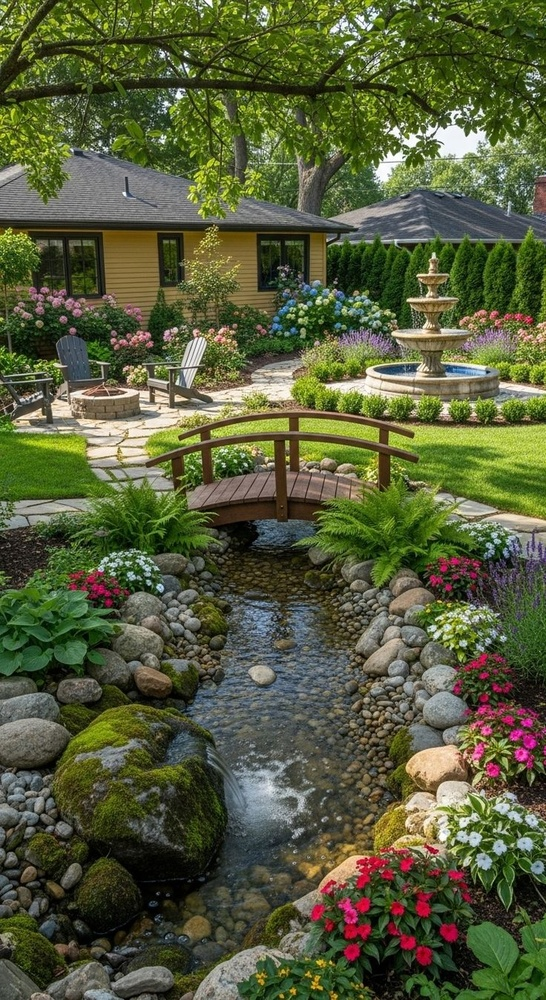
#> input picture images/taman.jpg, 546 x 1000 px, shrunk from 736 x 1349 before the run, found by its file name
$ python DoG.py
#> lines starting #> are read from the running program, lines starting #| are printed output that depends on the picture
import cv2
import matplotlib.pyplot as plt
import numpy as np

img = cv2.imread('./Scale-Invariant Feature Transform (SIFT)/images/taman.jpg')
#> img is the input picture: shape (1000, 546, 3); mean B, G, R 58.7, 92.5, 86.2
gray = cv2.cvtColor(img, cv2.COLOR_BGR2GRAY)
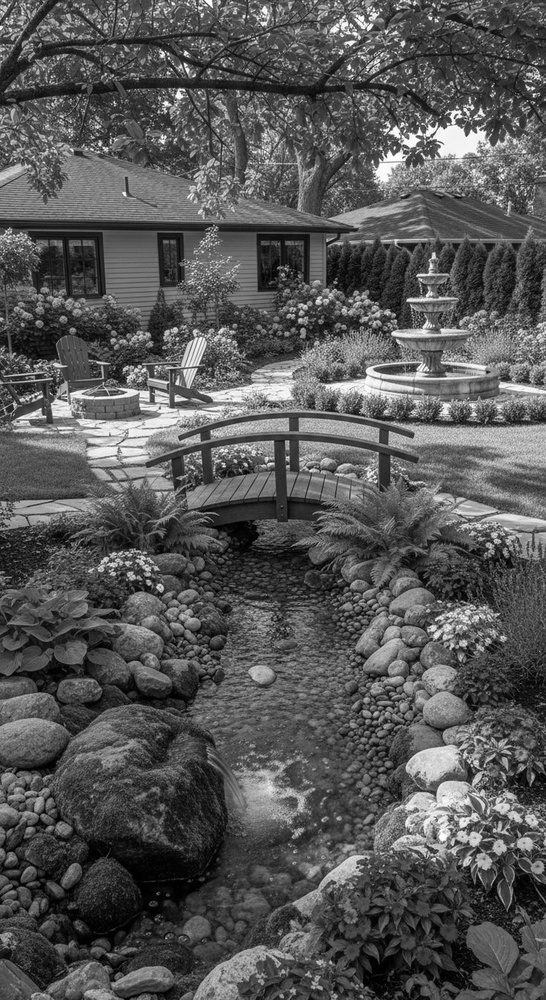
#> gray: shape (1000, 546); min 0, max 255, mean 86.8

sigma = 1.6
k = 1.6
sigma_k = sigma * k

blur_sigma = cv2.GaussianBlur(gray, (0, 0), sigmaX=sigma)
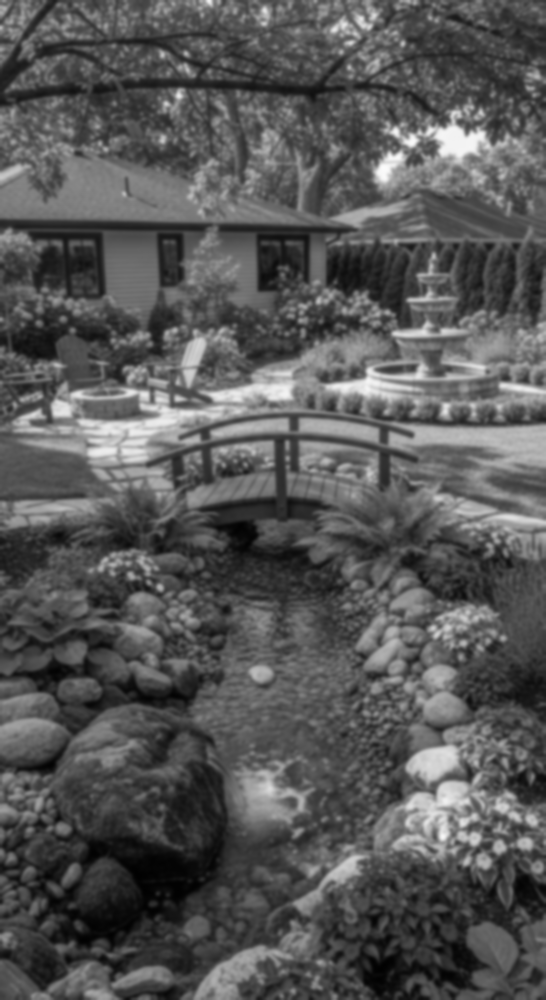
#> blur_sigma: shape (1000, 546); min 1, max 251, mean 86.8

blur_sigma_k = cv2.GaussianBlur(gray, (0, 0), sigmaX=sigma_k)

dog = cv2.subtract(blur_sigma_k, blur_sigma)
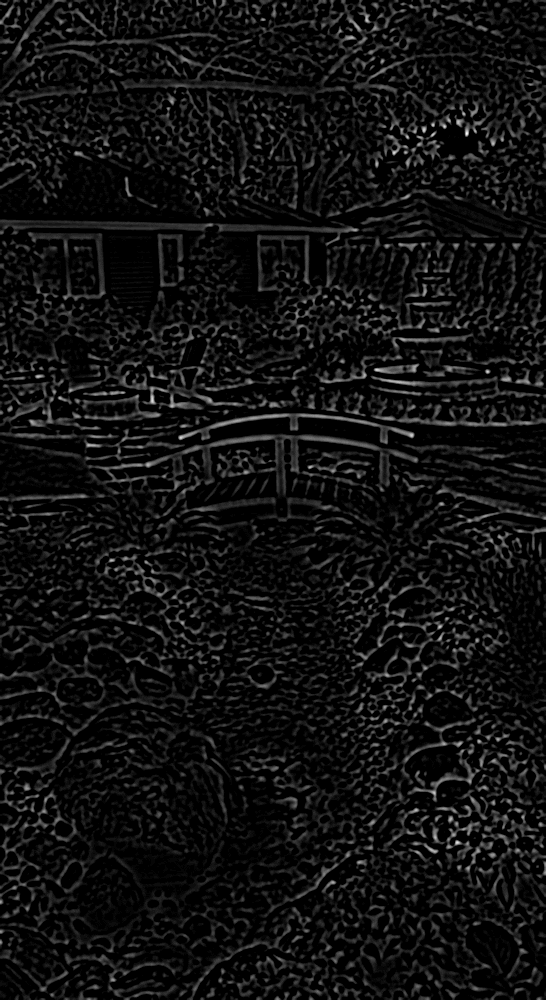
#> dog: shape (1000, 546); min 0, max 37, mean 2.5; drawn with min black and max white

plt.figure(figsize=(15, 5))

plt.subplot(1, 3, 1)
plt.imshow(blur_sigma, cmap='gray')
plt.title(r"Gaussian Blur ($\sigma$)")
plt.axis('off')

plt.subplot(1, 3, 2)
plt.imshow(blur_sigma_k, cmap='gray')
plt.title(r"Gaussian Blur ($k\sigma$)")
plt.axis('off')

plt.subplot(1, 3, 3)
plt.imshow(dog, cmap='gray')
plt.title("Difference of Gaussian (DoG)")
plt.axis('off')

plt.tight_layout()
plt.show()
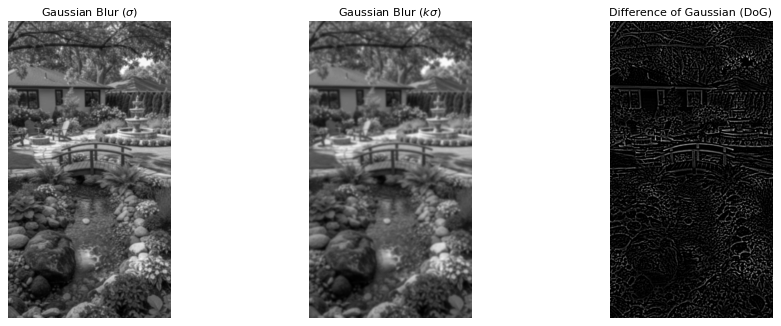
#> figure drawn by matplotlib, 3 panels
